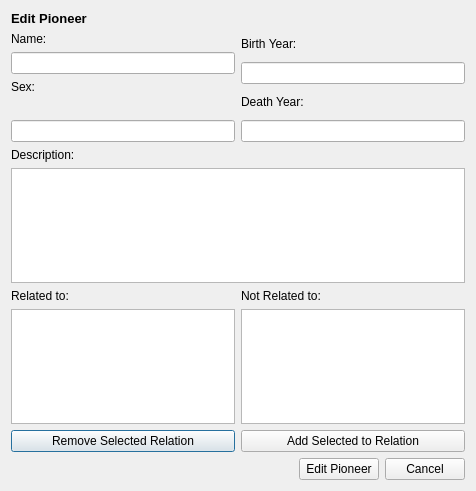
<?xml version="1.0" encoding="UTF-8"?>
<ui version="4.0">
 <class>editPioneer</class>
 <widget class="QDialog" name="editPioneer">
  <property name="geometry">
   <rect>
    <x>0</x>
    <y>0</y>
    <width>476</width>
    <height>491</height>
   </rect>
  </property>
  <property name="windowTitle">
   <string>Edit </string>
  </property>
  <property name="windowIcon">
   <iconset resource="resources.qrc">
    <normaloff>:/icons/Images/edit_.png</normaloff>:/icons/Images/edit_.png</iconset>
  </property>
  <layout class="QVBoxLayout" name="verticalLayout_5">
   <item>
    <widget class="QLabel" name="label_edit_pioneer">
     <property name="text">
      <string>&lt;html&gt;&lt;head/&gt;&lt;body&gt;&lt;p&gt;&lt;span style=&quot; font-size:10pt; font-weight:600;&quot;&gt;Edit Pioneer&lt;/span&gt;&lt;/p&gt;&lt;/body&gt;&lt;/html&gt;</string>
     </property>
    </widget>
   </item>
   <item>
    <layout class="QHBoxLayout" name="horizontalLayout_7">
     <item>
      <layout class="QVBoxLayout" name="verticalLayout_4">
       <item>
        <layout class="QHBoxLayout" name="horizontalLayout_5">
         <item>
          <widget class="QLabel" name="label_name">
           <property name="text">
            <string>Name:</string>
           </property>
          </widget>
         </item>
         <item>
          <widget class="QLabel" name="label_name_error">
           <property name="text">
            <string/>
           </property>
          </widget>
         </item>
        </layout>
       </item>
       <item>
        <widget class="QLineEdit" name="edit_name"/>
       </item>
       <item>
        <layout class="QHBoxLayout" name="horizontalLayout_4">
         <item>
          <widget class="QLabel" name="label_sex">
           <property name="text">
            <string>Sex:</string>
           </property>
          </widget>
         </item>
        </layout>
       </item>
       <item>
        <widget class="QLabel" name="label_sex_error">
         <property name="text">
          <string/>
         </property>
        </widget>
       </item>
       <item>
        <widget class="QLineEdit" name="edit_sex"/>
       </item>
      </layout>
     </item>
     <item>
      <layout class="QVBoxLayout" name="verticalLayout_3">
       <item>
        <layout class="QHBoxLayout" name="horizontalLayout_6">
         <item>
          <widget class="QLabel" name="label_birth_year">
           <property name="text">
            <string>Birth Year:</string>
           </property>
          </widget>
         </item>
         <item>
          <widget class="QLabel" name="label_birth_year_error">
           <property name="text">
            <string/>
           </property>
          </widget>
         </item>
        </layout>
       </item>
       <item>
        <widget class="QLineEdit" name="edit_birth_year"/>
       </item>
       <item>
        <widget class="QLabel" name="label_death_year">
         <property name="text">
          <string>Death Year:</string>
         </property>
        </widget>
       </item>
       <item>
        <widget class="QLineEdit" name="edit_death_year"/>
       </item>
      </layout>
     </item>
    </layout>
   </item>
   <item>
    <layout class="QHBoxLayout" name="horizontalLayout_3">
     <item>
      <widget class="QLabel" name="label_description">
       <property name="text">
        <string>Description:</string>
       </property>
      </widget>
     </item>
     <item>
      <widget class="QLabel" name="label_description_error">
       <property name="text">
        <string/>
       </property>
      </widget>
     </item>
    </layout>
   </item>
   <item>
    <widget class="QTextEdit" name="edit_description"/>
   </item>
   <item>
    <layout class="QHBoxLayout" name="horizontalLayout_2">
     <item>
      <layout class="QVBoxLayout" name="verticalLayout_2">
       <item>
        <widget class="QLabel" name="label_6">
         <property name="text">
          <string>Related to:</string>
         </property>
        </widget>
       </item>
       <item>
        <widget class="QListWidget" name="list_related_computers"/>
       </item>
       <item>
        <widget class="QPushButton" name="button_remove_relation">
         <property name="text">
          <string>Remove Selected Relation</string>
         </property>
        </widget>
       </item>
      </layout>
     </item>
     <item>
      <layout class="QVBoxLayout" name="verticalLayout">
       <item>
        <widget class="QLabel" name="label_7">
         <property name="text">
          <string>Not Related to:</string>
         </property>
        </widget>
       </item>
       <item>
        <widget class="QListWidget" name="list_unrelated_computers"/>
       </item>
       <item>
        <widget class="QPushButton" name="button_add_relation">
         <property name="text">
          <string>Add Selected to Relation</string>
         </property>
        </widget>
       </item>
      </layout>
     </item>
    </layout>
   </item>
   <item>
    <layout class="QHBoxLayout" name="horizontalLayout">
     <item>
      <spacer name="horizontalSpacer">
       <property name="orientation">
        <enum>Qt::Horizontal</enum>
       </property>
       <property name="sizeHint" stdset="0">
        <size>
         <width>40</width>
         <height>20</height>
        </size>
       </property>
      </spacer>
     </item>
     <item>
      <widget class="QPushButton" name="button_edit_pioneer">
       <property name="text">
        <string>Edit Pioneer</string>
       </property>
      </widget>
     </item>
     <item>
      <widget class="QPushButton" name="button_cancel">
       <property name="text">
        <string>Cancel</string>
       </property>
      </widget>
     </item>
    </layout>
   </item>
  </layout>
 </widget>
 <resources>
  <include location="resources.qrc"/>
 </resources>
 <connections/>
</ui>
